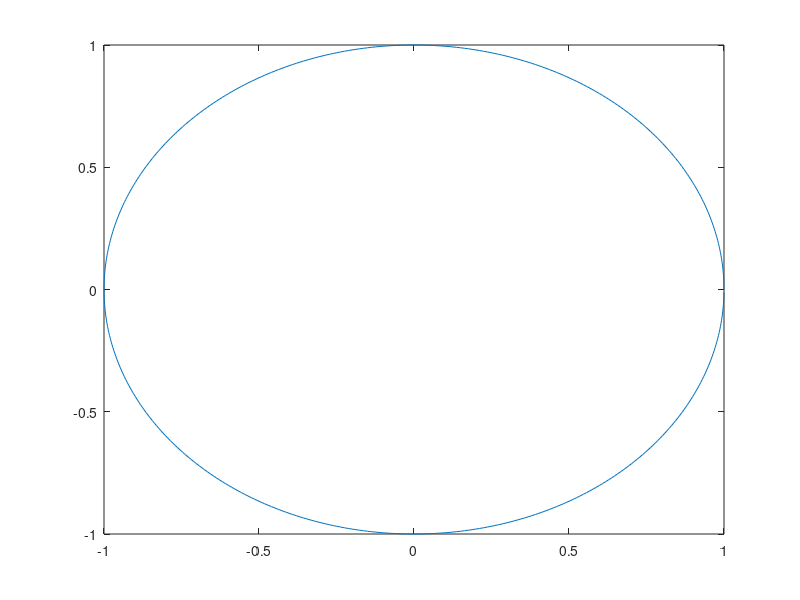

Write MATLAB code to recreate this figure. (Note: this script raises an error after producing the figure.)
X=[cos(linspace(0,2*pi-2/500*pi,500));sin(linspace(0,2*pi-2/500*pi,500))];

figure ;plot(X(1,:),X(2,:))
graphDiffusion_opts = struct( ...
    'kNN'           , 100, ...                          % How many nearest neighbors each point is connected to
    'kNNAutotune'   , 15, ...                           % Local scale parameter = distance to the kNNAutotune-th nearest neighbor
    'Normalization' , 'smarkov', ...                    % How to normalize diffusion matrix
    'kEigenVecs'    , 500 );                            % How many eigenvectors to compute
G = GraphDiffusion(allTileData_norm, 0, graphDiffusion_opts);

graphDiffusion_opts = struct( ...
    'kNN'           , 100, ...                          % How many nearest neighbors each point is connected to
    'Normalization' , 'bimarkov', ...
    'kEigenVecs'    , 500);                   % How to normalize diffusion matrix
G = GraphDiffusion(X, 0.05,graphDiffusion_opts);


figure;hold on;
scatter3(G.EigenVecs(:,2),G.EigenVecs(:,3),G.EigenVecs(:,4),30,G.EigenVecs(:,5),'filled');title('Diffusion map (2,3,4), color=next eigenvector');
scatter3(G.EigenVecs(:,3),G.EigenVecs(:,4),G.EigenVecs(:,5),30,G.EigenVecs(:,6),'filled');title('Diffusion map (3,4,5), color=next eigenvector');


figure;
gershdisc(G.W);
hold on;
d1 = eig(full(G.T));%,size(X,2),'SM');
Z=X;Z(2,:)=0;
Z(1,:)=d1;
plot(Z(1,:),Z(2,:),'y');



figure ;plot(X(1,:),X(2,:));


XY_fr=fruchterman_reingold_force_directed_layout(G.W);


figure;XY_KK=kamada_kawai_spring_layout(G.W,'tol',1e-6,'maxiter',500,'spring_constant',.1,...
    'progressive',0,'edge_length',1,'edge_weight','matrix');
[he,hv]=wgPlot(G.W,XY_fr,'vertexWeight',X(1,:),'vertexMetadata',X(2,:),'edgeColorMap',pink);



%%%%%%%%%Principle Curvature of Triangulated Mesh
load('testdata.mat');
[Cmean,Cgaussian,Dir1,Dir2,Lambda1,Lambda2]=patchcurvature(FV,true);
figure, title('Principal A');
p1=FV.vertices-2*Dir1; p2=FV.vertices+2*Dir1;       
plot3([p1(:,1) p2(:,1)]',[p1(:,2) p2(:,2)]',[p1(:,3) p2(:,3)]','g-');
axis equal; view(3) 
figure, title('Principal B');
p1=FV.vertices-2*Dir2; p2=FV.vertices+2*Dir2;       
plot3([p1(:,1) p2(:,1)]',[p1(:,2) p2(:,2)]',[p1(:,3) p2(:,3)]','r-');
axis equal; view(3)

load('testdata2.mat');
[Cmean,Cgaussian,Dir1,Dir2,Lambda1,Lambda2]=patchcurvature(FV);
figure,
subplot(2,2,1), title('Mean Curvature');
C=Cmean;
patch(FV,'FaceColor','interp','FaceVertexCData',C,'edgecolor','none');
axis equal; view(3)
subplot(2,2,2), title('Gaussian Curvature');
C=Cgaussian;
patch(FV,'FaceColor','interp','FaceVertexCData',C,'edgecolor','none');
axis equal; view(3)
subplot(2,2,3), title('Principal A');
p1=FV.vertices-2*Dir1; p2=FV.vertices+2*Dir1;       
plot3([p1(:,1) p2(:,1)]',[p1(:,2) p2(:,2)]',[p1(:,3) p2(:,3)]','g-');
axis equal; view(3) 
subplot(2,2,4), title('Principal B');
p1=FV.vertices-2*Dir2; p2=FV.vertices+2*Dir2;       
plot3([p1(:,1) p2(:,1)]',[p1(:,2) p2(:,2)]',[p1(:,3) p2(:,3)]','r-');
axis equal; view(3)





